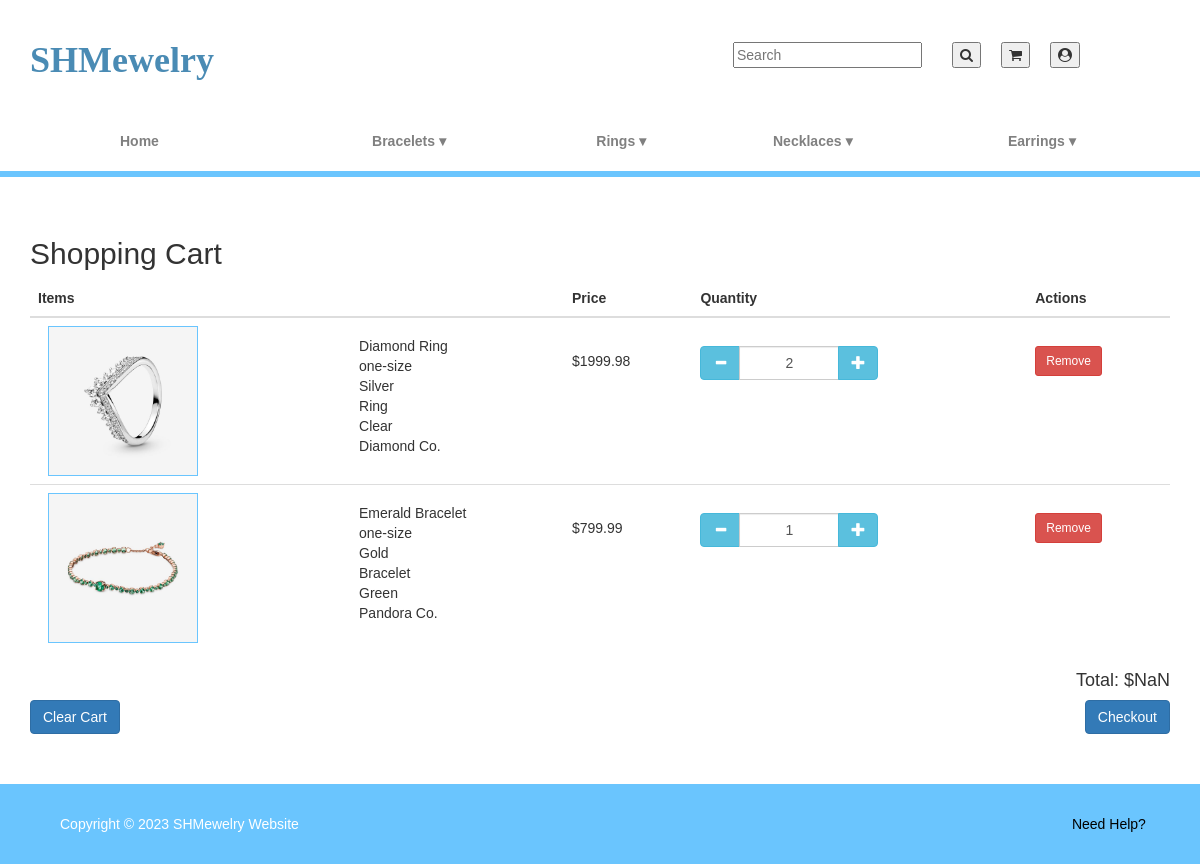
Screenshot of /index.php?controller=user&action=cart (signed in) with the database file from the repository.
### tables this page shows
CREATE TABLE USER_PRODUCT (
    USER_ID INT,
    PRODUCT_ID INT,
    QTY INT,
    PRIMARY KEY (USER_ID, PRODUCT_ID),
    FOREIGN KEY (USER_ID) REFERENCES USER(USER_ID) ON DELETE CASCADE,
    FOREIGN KEY (PRODUCT_ID) REFERENCES PRODUCT(PRODUCT_ID) ON DELETE CASCADE
);

CREATE TABLE PRODUCT (
    PRODUCT_ID INT AUTO_INCREMENT PRIMARY KEY,
    NAME VARCHAR(35),
    DESCRIPTION TEXT,
    PRICE DECIMAL(10, 2),
    MANUFACTURER VARCHAR(35),
    COLOR VARCHAR(35),
    MATERIAL VARCHAR(35),
    TYPE VARCHAR(35),
    SIZE VARCHAR(50),
    STOCK INT,
    PRODUCT_IMAGE VARCHAR(255)
);

### Models/User.php (called while the page is built, shortened)
<?php
include_once(__DIR__ . '/../db_connection.php');
class User {
    public static function cart()
    {
        global $conn;
        $user = isset($_SESSION['user']) ? $_SESSION['user']->user_id : -1;
        $sql = "SELECT PRODUCT.*, USER_PRODUCT.QTY
        FROM PRODUCT
        JOIN USER_PRODUCT ON PRODUCT.PRODUCT_ID = USER_PRODUCT.PRODUCT_ID
        WHERE USER_PRODUCT.USER_ID = ?;";
        $stmt = $conn->prepare($sql);
        $stmt->bind_param('i', $user);
        $stmt->execute();
        $result = $stmt->get_result();
        if ($result->num_rows > 0) {
            $rows = array();
            while ($row = $result->fetch_assoc()) {
                $rows[] = $row;
            }
            return $rows;
        }
        return null;
    }
}
?>

### Views/User/cart.php (the view, shortened to what this page needs)
<!DOCTYPE html>
<html lang="en">
<head>
    <link href="https://netdna.bootstrapcdn.com/bootstrap/3.3.6/css/bootstrap.min.css" rel="stylesheet">
    <link href="//netdna.bootstrapcdn.com/bootstrap/3.2.0/css/bootstrap.min.css" rel="stylesheet">
    <link rel="stylesheet" href="CSS/shared.css">
    <link rel="stylesheet" href="CSS/quantity.css">
</head>
<body>
    <?php include_once __DIR__ . "/../../navbar.php"; ?>
    <div class="container">
        <h2>Shopping Cart</h2>
        <table class="table">
            <thead>
                <tr>
                    <th scope="col">Items</th>
                    <th scope="col"></th>
                    <th scope="col">Price</th>
                    <th scope="col">Quantity</th>
                    <th scope="col">Actions</th>
                </tr>
            </thead>
            <tbody>
            <?php
                if (isset($data) && is_array($data) && !empty($data)) {
                    $items = $data;
                    foreach ($items as $item)
                    {
                        $runningTotalSingleProduct =  $item["QTY"] * $item['PRICE'];
                        echo <<<ECHO
                            <tr id="product{$item['PRODUCT_ID']}">
                                <td>
                                    <a href="index.php?controller=product&action=view&id={$item["PRODUCT_ID"]}">
                                        <img src="assets/images/{$item["PRODUCT_IMAGE"]}" alt="ring1.jpg" width="150" style="border: 1px solid #6ac5fe;">
                                    </a>
                                </td>
                                <td>
                                    <p style="margin-top: 10px;">
                                        {$item["NAME"]}<br>
                                        {$item["SIZE"]}<br>
                                        {$item["MATERIAL"]}<br>
                                        {$item["TYPE"]}<br>
                                        {$item["COLOR"]}<br>
                                        {$item["MANUFACTURER"]}
                                    </p>
                                </td>
                                <td>
                                    <p style="margin-top:25px;" id="runningPriceProduct{$item["PRODUCT_ID"]}">\$$runningTotalSingleProduct</p>
                                    <p hidden id="fullPriceProduct{$item["PRODUCT_ID"]}">{$item["PRICE"]}</p>
                                </td>
                                <td>
                                    <div class="input-group number-spinner" style="width:25%;margin-top:20px;">
                                        <span class="input-group-btn data-dwn">
                                            <button id="btnUp{$item["PRODUCT_ID"]}" name="btnUp{$item["PRODUCT_ID"]}" class="btn btn-default btn-info" data-dir="dwn">
                                                <span class="glyphicon glyphicon-minus"></span>
                                            </button>
                                        </span>
                                        <input onKeyDown="return false" type="number" class="form-control text-center" style="width:100px;" value="{$item['QTY']}" min="1" max="10" name="quantity" id="quantity{$item['PRODUCT_ID']}">
                                        <span class="input-group-btn data-up">
                                            <button id="btnDown{$item["PRODUCT_ID"]}" name="btnDown{$item["PRODUCT_ID"]}" class="btn btn-default btn-info" data-dir="up">
                                                <span class="glyphicon glyphicon-plus"></span>
                                            </button>
                                        </span>
                                    </div>
                                </td>
                                <td>
                                    <button name="remove{$item['PRODUCT_ID']}" id="remove{$item['PRODUCT_ID']}" style="margin-top:20px;" class="btn btn-danger btn-sm">Remove</button>
                                </td>
                            </tr>
                        ECHO;
                    }
                }
            ?>
            </tbody>
        </table>
        <form action="index.php?controller=address&action=add" method="post">
            <h4 id="totalLabel" class="text-right"></h4>
            <div class="row">
                <div class="col-md-6">
                    <button name="clear" type="button" id="clear" class="btn btn-primary" style="margin-bottom:50px;">Clear Cart</button>
                </div>
                <div class="col-md-6 text-right">
                    <button name="checkout" type="submit" class="btn btn-primary" style="margin-bottom:50px;">Checkout</button>
                </div>
            </div>
        </form>
    </div>
</body>
</html>

### CSS/shared.css (style rules this page uses)
html, body { height: 100%; margin: 0; }
body { display: flex; flex-direction: column; }
header, footer { flex-shrink: 0; }

### CSS/style.css (style rules this page uses)
html, body { height: 100%; margin: 0; }
body { display: flex; flex-direction: column; font-family: Arial, sans-serif; margin: 0; padding: 0; background-color: #fff; overflow-x: hidden; }
.left-box { color: #ffffff; display: flex; align-items: center; padding: 10px; }
.right-box { padding-right: 100px; }
a { text-decoration: none; color: black; padding: 10px; text-align: center; }
table { border-collapse: collapse; width: 100%; }
table td { max-width: 100%; flex-direction: column; align-items: center; }
th, td { padding: 10px; }

### rows the page displays
user_product: PRODUCT_ID.PRODUCT_IMAGE (picture), PRODUCT_ID.NAME "Diamond Ring", PRODUCT_ID.SIZE "one-size", PRODUCT_ID.MATERIAL "Silver", PRODUCT_ID.TYPE "Ring", PRODUCT_ID.COLOR "Clear", PRODUCT_ID.MANUFACTURER "Diamond Co.", QTY.PRICE "1999.98", quantity "2"
user_product: PRODUCT_ID.PRODUCT_IMAGE (picture), PRODUCT_ID.NAME "Emerald Bracelet", PRODUCT_ID.SIZE "one-size", PRODUCT_ID.MATERIAL "Gold", PRODUCT_ID.TYPE "Bracelet", PRODUCT_ID.COLOR "Green", PRODUCT_ID.MANUFACTURER "Pandora Co.", PRODUCT_ID.PRICE "799.99", quantity "1"
